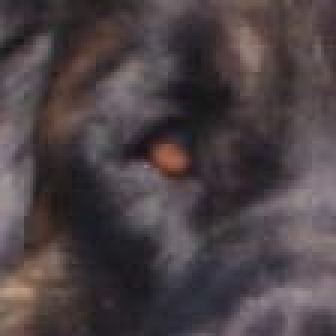
#> input picture data/test/test/00001.jpg, 112 x 112 px (shown 3 times larger)
$ python -i data_pipeline.py   (imports and definitions only)
#> lines starting #> are read from the running program, lines starting #| are printed output that depends on the picture
#> further down, picture is the input picture: PIL image 112x112 RGB; mean R, G, B 76.2, 66.2, 69.4
"""Image preprocessing and the PyTorch Dataset shared across the notebook.

Kept in a real module (not a notebook cell) so DataLoader workers can import it
by path on Windows spawn, instead of re-executing the notebook's __main__.
"""

import random

import numpy as np
import torch
from PIL import Image, ImageEnhance, ImageOps
from torch.utils.data import Dataset

IMAGE_SIZE = 224
IMAGENET_MEAN = np.array([0.485, 0.456, 0.406], dtype=np.float32)
IMAGENET_STD = np.array([0.229, 0.224, 0.225], dtype=np.float32)

ENABLE_NORMALISATION = True
ENABLE_AUGMENTATION = True


def resize_image(image, size=IMAGE_SIZE):
#> called with size = 224
    image = image.convert("RGB")

    # Pad to a square first so the animal features are not stretched.
    side = max(image.size)
#> side = 112
    delta_w, delta_h = side - image.width, side - image.height
#> delta_w = 0; delta_h = 0
    padding = (
        delta_w // 2,
        delta_h // 2,
        delta_w - delta_w // 2,
        delta_h - delta_h // 2,
    )
#> padding = (0, 0, 0, 0)
    image = ImageOps.expand(image, border=padding, fill=(0, 0, 0))
    return image.resize((size, size), Image.BICUBIC)


def normalise_array(image):
    array = np.asarray(image, dtype=np.float32) / 255.0
    if not ENABLE_NORMALISATION:
        return array

    # Rescale an already-resized PIL image to [0, 1] and standardise with ImageNet statistics.
    return (array - IMAGENET_MEAN) / IMAGENET_STD


def normalise_image(image):
    return normalise_array(resize_image(image))


def augment_image(image, rng=random):
    if not ENABLE_AUGMENTATION:
        return resize_image(image)

    # Flip, small rotation and mild brightness/contrast changes keep the class label valid.
    image = resize_image(image)

    if rng.random() < 0.5:
        image = ImageOps.mirror(image)
    image = image.rotate(
        rng.uniform(-10, 10), resample=Image.BICUBIC, fillcolor=(0, 0, 0)
    )
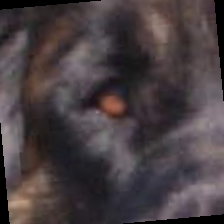
#> image: PIL image 224x224 RGB; mean R, G, B 72.2, 62.7, 65.8

    image = ImageEnhance.Brightness(image).enhance(rng.uniform(0.8, 1.2))
    image = ImageEnhance.Contrast(image).enhance(rng.uniform(0.8, 1.2))

    return image


class CatDogDataset(Dataset):
    def __init__(self, folder, image_ids, labels=None, augment=False):
        self.folder = folder
        self.image_ids = list(image_ids)
        self.labels = None if labels is None else list(labels)
        self.augment = augment

    def __len__(self):
        return len(self.image_ids)

    def __getitem__(self, index):
        with Image.open(self.folder / f"{self.image_ids[index]:05d}.jpg") as img:
            img = img.convert("RGB")
            # Augmentation resizes too; otherwise only resize, so every split shares the same preprocessing.
            image = augment_image(img) if self.augment else resize_image(img)
        array = normalise_array(image)
        tensor = torch.from_numpy(array).permute(2, 0, 1)  # HWC -> CHW
        if self.labels is None:
            return tensor
        return tensor, self.labels[index]

>>> from PIL import Image
>>> picture = Image.open('../data/test/test/00001.jpg')
>>> result = augment_image(picture)

$ run again, on data/test/test/00002.jpg
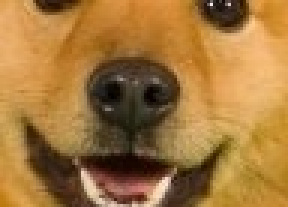
#> input picture data/test/test/00002.jpg, 96 x 69 px (shown 3 times larger)
#> picture is the input picture: PIL image 96x69 RGB; mean R, G, B 162, 118.1, 60.3
#> in resize_image, `return image.resize((size, size), Image.BICUBIC)`:
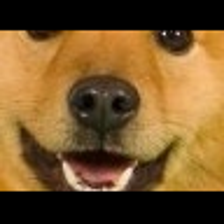
#> returned value: PIL image 224x224 RGB; mean R, G, B 116.6, 85, 43.4
#> in augment_image, `image = ImageEnhance.Contrast(image).enhance(rng.uniform(0.8, 1.2))`:
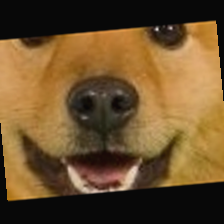
#> image: PIL image 224x224 RGB; mean R, G, B 107.3, 80.2, 44.5

$ run again, on data/test/test/00004.jpg
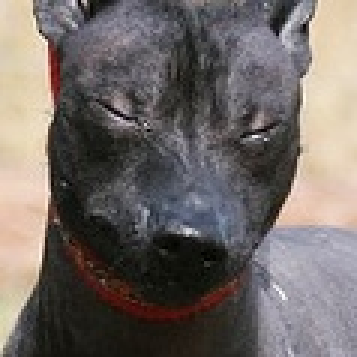
#> input picture data/test/test/00004.jpg, 119 x 119 px (shown 3 times larger)
#> picture is the input picture: PIL image 119x119 RGB; mean R, G, B 112.8, 105.6, 102.1
#> in resize_image, `return image.resize((size, size), Image.BICUBIC)`:
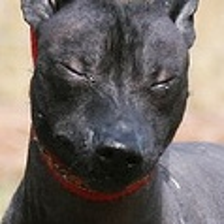
#> returned value: PIL image 224x224 RGB; mean R, G, B 112.8, 105.6, 102.1
#> in augment_image, `image = ImageEnhance.Contrast(image).enhance(rng.uniform(0.8, 1.2))`:
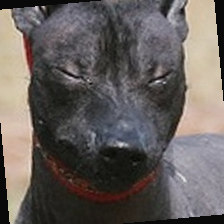
#> image: PIL image 224x224 RGB; mean R, G, B 101.4, 95.4, 92.7

$ run again, on data/test/test/00005.jpg
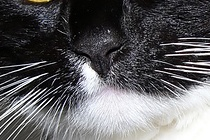
#> input picture data/test/test/00005.jpg, 210 x 140 px
#> picture is the input picture: PIL image 210x140 RGB; mean R, G, B 95.5, 94.7, 97
#> in resize_image, `return image.resize((size, size), Image.BICUBIC)`:
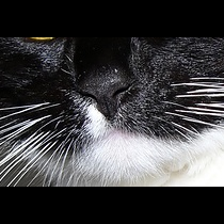
#> returned value: PIL image 224x224 RGB; mean R, G, B 63.7, 63.2, 64.7
#> in augment_image, `image = ImageEnhance.Contrast(image).enhance(rng.uniform(0.8, 1.2))`:
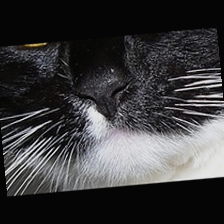
#> image: PIL image 224x224 RGB; mean R, G, B 59.5, 59, 60.3
